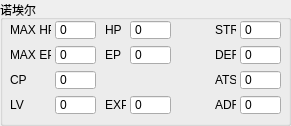
     <widget class="QGroupBox" name="groupBox_Noel">
      <property name="enabled">
       <bool>true</bool>
      </property>
      <property name="geometry">
       <rect>
        <x>5</x>
        <y>395</y>
        <width>291</width>
        <height>126</height>
       </rect>
      </property>
      <property name="title">
       <string>诺埃尔</string>
      </property>
      <widget class="QLabel" name="label_113">
       <property name="enabled">
        <bool>true</bool>
       </property>
       <property name="geometry">
        <rect>
         <x>10</x>
         <y>20</y>
         <width>41</width>
         <height>20</height>
        </rect>
       </property>
       <property name="text">
        <string>MAX HP</string>
       </property>
      </widget>
      <widget class="QSpinBox" name="spinBox_Noel_max_hp">
       <property name="enabled">
        <bool>true</bool>
       </property>
       <property name="geometry">
        <rect>
         <x>55</x>
         <y>20</y>
         <width>41</width>
         <height>20</height>
        </rect>
       </property>
       <property name="buttonSymbols">
        <enum>QAbstractSpinBox::NoButtons</enum>
       </property>
       <property name="maximum">
        <number>2147483647</number>
       </property>
       <property name="singleStep">
        <number>1</number>
       </property>
      </widget>
      <widget class="QLabel" name="label_114">
       <property name="enabled">
        <bool>true</bool>
       </property>
       <property name="geometry">
        <rect>
         <x>10</x>
         <y>45</y>
         <width>41</width>
         <height>20</height>
        </rect>
       </property>
       <property name="text">
        <string>MAX EP</string>
       </property>
      </widget>
      <widget class="QSpinBox" name="spinBox_Noel_max_ep">
       <property name="enabled">
        <bool>true</bool>
       </property>
       <property name="geometry">
        <rect>
         <x>55</x>
         <y>45</y>
         <width>41</width>
         <height>20</height>
        </rect>
       </property>
       <property name="buttonSymbols">
        <enum>QAbstractSpinBox::NoButtons</enum>
       </property>
       <property name="maximum">
        <number>65535</number>
       </property>
      </widget>
      <widget class="QSpinBox" name="spinBox_Noel_cp">
       <property name="enabled">
        <bool>true</bool>
       </property>
       <property name="geometry">
        <rect>
         <x>55</x>
         <y>70</y>
         <width>41</width>
         <height>20</height>
        </rect>
       </property>
       <property name="buttonSymbols">
        <enum>QAbstractSpinBox::NoButtons</enum>
       </property>
       <property name="maximum">
        <number>65535</number>
       </property>
      </widget>
      <widget class="QLabel" name="label_115">
       <property name="enabled">
        <bool>true</bool>
       </property>
       <property name="geometry">
        <rect>
         <x>10</x>
         <y>70</y>
         <width>41</width>
         <height>20</height>
        </rect>
       </property>
       <property name="text">
        <string>CP</string>
       </property>
       <property name="wordWrap">
        <bool>false</bool>
       </property>
      </widget>
      <widget class="QSpinBox" name="spinBox_Noel_lv">
       <property name="enabled">
        <bool>true</bool>
       </property>
       <property name="geometry">
        <rect>
         <x>55</x>
         <y>95</y>
         <width>41</width>
         <height>20</height>
        </rect>
       </property>
       <property name="buttonSymbols">
        <enum>QAbstractSpinBox::NoButtons</enum>
       </property>
       <property name="maximum">
        <number>65535</number>
       </property>
      </widget>
      <widget class="QSpinBox" name="spinBox_Noel_hp">
       <property name="enabled">
        <bool>true</bool>
       </property>
       <property name="geometry">
        <rect>
         <x>130</x>
         <y>20</y>
         <width>41</width>
         <height>20</height>
        </rect>
       </property>
       <property name="buttonSymbols">
        <enum>QAbstractSpinBox::NoButtons</enum>
       </property>
       <property name="maximum">
        <number>2147483647</number>
       </property>
       <property name="singleStep">
        <number>1</number>
       </property>
      </widget>
      <widget class="QLabel" name="label_116">
       <property name="enabled">
        <bool>true</bool>
       </property>
       <property name="geometry">
        <rect>
         <x>105</x>
         <y>20</y>
         <width>21</width>
         <height>20</height>
        </rect>
       </property>
       <property name="text">
        <string>HP</string>
       </property>
      </widget>
      <widget class="QSpinBox" name="spinBox_Noel_exp">
       <property name="enabled">
        <bool>true</bool>
       </property>
       <property name="geometry">
        <rect>
         <x>130</x>
         <y>95</y>
         <width>41</width>
         <height>20</height>
        </rect>
       </property>
       <property name="buttonSymbols">
        <enum>QAbstractSpinBox::NoButtons</enum>
       </property>
       <property name="maximum">
        <number>2147483647</number>
       </property>
       <property name="singleStep">
        <number>1</number>
       </property>
      </widget>
      <widget class="QSpinBox" name="spinBox_Noel_ep">
       <property name="enabled">
        <bool>true</bool>
       </property>
       <property name="geometry">
        <rect>
         <x>130</x>
         <y>45</y>
         <width>41</width>
         <height>20</height>
        </rect>
       </property>
       <property name="buttonSymbols">
        <enum>QAbstractSpinBox::NoButtons</enum>
       </property>
       <property name="maximum">
        <number>65535</number>
       </property>
      </widget>
      <widget class="QLabel" name="label_117">
       <property name="enabled">
        <bool>true</bool>
       </property>
       <property name="geometry">
        <rect>
         <x>105</x>
         <y>95</y>
         <width>21</width>
         <height>20</height>
        </rect>
       </property>
       <property name="text">
        <string>EXP</string>
       </property>
      </widget>
      <widget class="QLabel" name="label_118">
       <property name="enabled">
        <bool>true</bool>
       </property>
       <property name="geometry">
        <rect>
         <x>105</x>
         <y>45</y>
         <width>21</width>
         <height>20</height>
        </rect>
       </property>
       <property name="text">
        <string>EP</string>
       </property>
      </widget>
      <widget class="QLabel" name="label_119">
       <property name="enabled">
        <bool>true</bool>
       </property>
       <property name="geometry">
        <rect>
         <x>215</x>
         <y>45</y>
         <width>21</width>
         <height>20</height>
        </rect>
       </property>
       <property name="text">
        <string>DEF</string>
       </property>
      </widget>
      <widget class="QSpinBox" name="spinBox_Noel_str">
       <property name="enabled">
        <bool>true</bool>
       </property>
       <property name="geometry">
        <rect>
         <x>240</x>
         <y>20</y>
         <width>41</width>
         <height>20</height>
        </rect>
       </property>
       <property name="buttonSymbols">
        <enum>QAbstractSpinBox::NoButtons</enum>
       </property>
       <property name="maximum">
        <number>65535</number>
       </property>
      </widget>
      <widget class="QSpinBox" name="spinBox_Noel_def">
       <property name="enabled">
        <bool>true</bool>
       </property>
       <property name="geometry">
        <rect>
         <x>240</x>
         <y>45</y>
         <width>41</width>
         <height>20</height>
        </rect>
       </property>
       <property name="buttonSymbols">
        <enum>QAbstractSpinBox::NoButtons</enum>
       </property>
       <property name="maximum">
        <number>65535</number>
       </property>
      </widget>
      <widget class="QLabel" name="label_120">
       <property name="enabled">
        <bool>true</bool>
       </property>
       <property name="geometry">
        <rect>
         <x>215</x>
         <y>20</y>
         <width>21</width>
         <height>20</height>
        </rect>
       </property>
       <property name="text">
        <string>STR</string>
       </property>
      </widget>
      <widget class="QLabel" name="label_121">
       <property name="enabled">
        <bool>true</bool>
       </property>
       <property name="geometry">
        <rect>
         <x>10</x>
         <y>95</y>
         <width>41</width>
         <height>20</height>
        </rect>
       </property>
       <property name="text">
        <string>LV</string>
       </property>
       <property name="wordWrap">
        <bool>false</bool>
       </property>
      </widget>
      <widget class="QLabel" name="label_122">
       <property name="enabled">
        <bool>true</bool>
       </property>
       <property name="geometry">
        <rect>
         <x>215</x>
         <y>95</y>
         <width>21</width>
         <height>20</height>
        </rect>
       </property>
       <property name="text">
        <string>ADF</string>
       </property>
      </widget>
      <widget class="QSpinBox" name="spinBox_Noel_ats">
       <property name="enabled">
        <bool>true</bool>
       </property>
       <property name="geometry">
        <rect>
         <x>240</x>
         <y>70</y>
         <width>41</width>
         <height>20</height>
        </rect>
       </property>
       <property name="buttonSymbols">
        <enum>QAbstractSpinBox::NoButtons</enum>
       </property>
       <property name="maximum">
        <number>65535</number>
       </property>
      </widget>
      <widget class="QSpinBox" name="spinBox_Noel_adf">
       <property name="enabled">
        <bool>true</bool>
       </property>
       <property name="geometry">
        <rect>
         <x>240</x>
         <y>95</y>
         <width>41</width>
         <height>20</height>
        </rect>
       </property>
       <property name="buttonSymbols">
        <enum>QAbstractSpinBox::NoButtons</enum>
       </property>
       <property name="maximum">
        <number>65535</number>
       </property>
      </widget>
      <widget class="QLabel" name="label_123">
       <property name="enabled">
        <bool>true</bool>
       </property>
       <property name="geometry">
        <rect>
         <x>215</x>
         <y>70</y>
         <width>21</width>
         <height>20</height>
        </rect>
       </property>
       <property name="text">
        <string>ATS</string>
       </property>
      </widget>
     </widget>
